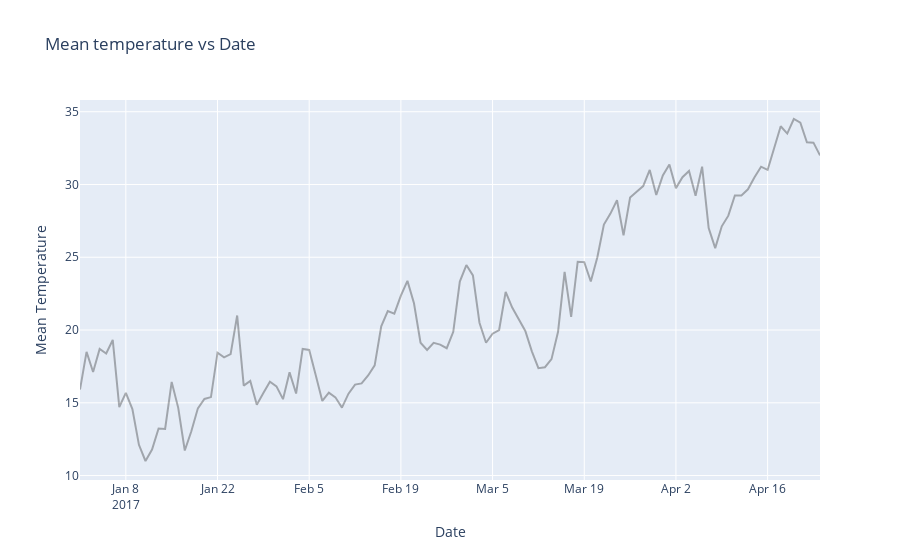

The cell this chart's notebook holds for it:
### Code cell
test_data_gen = data_pipeline(pd.read_csv(data_path+test_path))
X_test, y_test = test_data_gen.drop(columns=['meantemp']), test_data_gen[['meantemp']]
